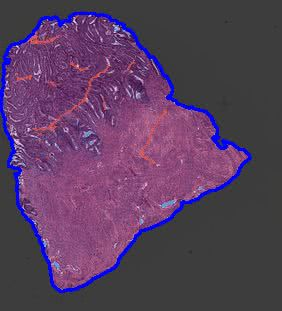
#> input picture _images/artifacts.jpg, 282 x 311 px
$ python -i slide.py   (imports and definitions only)
#> lines starting #> are read from the running program, lines starting #| are printed output that depends on the picture
### src/histo_kit/slide/backends/numpy.py
import numpy as np
from typing import Optional
from PIL import Image
from .base import BaseSlideBackend

class NumpyBackend(BaseSlideBackend):

    def __init__(self, data: np.array):
        self._slide = data
        self._properties = {"mode": self._detect_image_mode(data)}

    # [5 lines left out: function read_region, not called in this run]

    @property
    def level_downsamples(self):
        return [1.0]

    # [9 lines left out: function level_dimensions, not called in this run]

    @property
    def level_count(self):
        return 1

    @property
    def properties(self):
        return self._properties

    @property
    def mag(self) -> Optional[float]:
        return None

    @property
    def mpp(self) -> Optional[float]:
        return None

    def _detect_image_mode(self, data: np.ndarray):
        if data.ndim == 2:

            if data.dtype == bool:
                return "1" # binary (1-bit) - boolean

            if data.dtype == np.uint8:
                unique_vals = np.unique(data)

                if set(unique_vals).issubset({0, 1}) or set(unique_vals).issubset({0, 255}):
                    return "1" # binary (1-bit) - either 0/1 or 0/255

                return "L" # grayscale uint8 (2D)

            if np.issubdtype(data.dtype, np.floating):
                return "F" # float32 (2D)

            if data.dtype == np.int32:
                return "I" # int32 (2D)

            raise NotImplementedError(f"Unsupported dtype for 2D data: {data.dtype}")

        elif data.ndim == 3:
            channels = data.shape[2]

            if channels == 3:
                return "RGB"
            elif channels == 4:
                return "RGBA"

            raise NotImplementedError(f"Unsupported number of channels: {channels}")

        else:
            raise NotImplementedError(f"Unsupported data shape: {data.shape}")

### src/histo_kit/slide/slide.py
from typing import Optional, List
import numpy as np
from PIL import Image
from openslide import OpenSlideUnsupportedFormatError
from .backends.numpy import NumpyBackend
from .backends.openslide import OpenSlideBackend
from .backends.pil import PILBackend
from .backends.base import BaseSlideBackend
from .bbox import BBoxMode, BBox
from typing import Union, Sequence

class Slide:
    """
    Whole-slide image reader. Uses OpenSlide and PIL backends to support a wide range of formats.

    Automatically selects an appropriate backend (OpenSlide or PIL) based on
    the file format. Provides unified access to slide metadata and region
    reading at arbitrary magnifications, resolutions, or pyramid levels.

    Parameters
    ----------
    data : str
        Path to the slide file.
    mag : float, optional
        Known magnification for the slide. Overrides the value read from
        slide metadata.
    mpp : float, optional
        Microns per pixel for the slide. Overrides the value read from
        slide metadata.
    ref_mag : float, optional
        Reference magnification used for mag/mpp conversion.
        Defaults to :attr:`REF_MAG`.
    ref_mpp : float, optional
        Reference microns per pixel used for mag/mpp conversion.
        Defaults to :attr:`REF_MPP`.

    Attributes
    ----------
    REF_MAG : float
        Class-level default reference magnification (``10``).
    REF_MPP : float
        Class-level default reference microns per pixel (``1``).
    MAG_PRECISION : int
        Number of decimal places for magnification rounding (``2``).
    MPP_PRECISION : int
        Number of decimal places for MPP rounding (``4``).

    Examples
    --------
    >>> slide = Slide("path/to/slide.svs", mag=20.0)
    >>> region = slide.read_region([0, 0, 512, 512], mag=20.0)
    """

    REF_MAG = 10
    REF_MPP = 1
    MAG_PRECISION = 2
    MPP_PRECISION = 4

    def __init__(self, data: Union[str, np.ndarray, Image.Image], mag: Optional[float] = None, mpp: Optional[float] = None,
                 ref_mag: Optional[float] = None, ref_mpp: Optional[float] = None, rescale_method: Optional[Image.Resampling] = None):
        self._backend: BaseSlideBackend = self._select_backend(data)
        self._mag, self._mpp = self._resolve_scale(user_mag=mag, user_mpp=mpp)
        self._ref_mag = self.REF_MAG if ref_mag is None else ref_mag
        self._ref_mpp = self.REF_MPP if ref_mpp is None else ref_mpp
        self.rescale_method = rescale_method if rescale_method is not None else self._select_rescale_method()

    def _select_rescale_method(self) -> Image.Resampling:
        if isinstance(self._backend, OpenSlideBackend):
            return Image.Resampling.LANCZOS
        elif isinstance(self._backend, PILBackend) and self._backend.properties.get("PIL_mode", "").startswith("RGB"):
            return Image.Resampling.LANCZOS
        else:
            return Image.Resampling.NEAREST

    @staticmethod
    def _select_backend(data: str | np.ndarray | Image.Image) -> BaseSlideBackend:
        """
        Select and initialize the appropriate slide backend for the given input.

        The function chooses a backend depending on the type and format of the input:

        - If `data` is a NumPy array, it returns a `NumpyBackend`.
        - If `data` is a string (path to a slide file), it first tries to open it with `OpenSlideBackend`.
          If the file format is unsupported or cannot be opened, it falls back to `PILBackend`.
        - If `data` is already a `PIL.Image.Image`, it will use `PILBackend`.

        Parameters
        ----------
        data : str | np.ndarray | PIL.Image.Image
            Input slide, which can be:
            - a file path (str) to a slide image
            - a NumPy array representing the slide
            - a PIL Image object

        Returns
        -------
        BaseSlideBackend
            An initialized backend instance suitable for reading the input slide.

        Raises
        ------
        TypeError
            If `data` is not one of the supported types.
        """
        if isinstance(data, np.ndarray):
            return NumpyBackend(data)
        if isinstance(data, Image.Image):
            return PILBackend(data)
        if isinstance(data, str):
            try:
                return OpenSlideBackend(data)
            except (OpenSlideUnsupportedFormatError, OSError):
                return PILBackend(data) # try PIL as a fallback for unsupported formats or if OpenSlide fails to open the file
        raise TypeError(f"Unsupported type for backend selection: {type(data)}")

    def _resolve_scale(self, user_mag, user_mpp):
        """
        Resolve effective magnification and MPP from user input and backend metadata.

        User-supplied values take priority over metadata. If only one of
        ``mag`` or ``mpp`` is available, the other is derived using the
        reference constants.

        Parameters
        ----------
        user_mag : float or None
            Magnification value supplied by the caller.
        user_mpp : float or None
            Microns-per-pixel value supplied by the caller.

        Returns
        -------
        mag : float or None
            Resolved magnification.
        mpp : float or None
            Resolved microns per pixel.
        """

        mag = user_mag if user_mag is not None else self._backend.mag
        mpp = user_mpp if user_mpp is not None else self._backend.mpp

        if mag is None and mpp is not None:
            mag = self._ref_mag * self._ref_mpp / mpp

        elif mpp is None and mag is not None:
            mpp = self._ref_mag * self._ref_mpp / mag

        return mag, mpp

    # [474 lines left out: functions ref_mag, assoctiated_images, mag, mpp, level_downsamples, level_dimensions and 13 more, not called in this run]

>>> import cv2
>>> picture = cv2.imread('../../../_images/artifacts.jpg', cv2.IMREAD_GRAYSCALE)
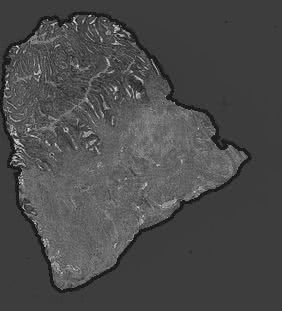
#> picture: shape (311, 282); min 0, max 237, mean 74.7
>>> result = Slide(picture).read_region()
#> in _detect_image_mode, `unique_vals = np.unique(data)`: unique_vals = 217 values from 0 to 237
#> in __init__, `self._properties = {"mode": self._detect_image_mode(data)}`: self._properties = {'mode': 'L'}
#> (the run stopped early here; a loop or call above may not have finished)

$ run again, on _images/raw_small.jpg
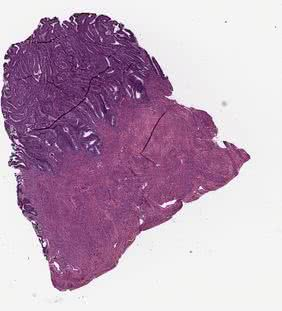
#> input picture _images/raw_small.jpg, 282 x 311 px
#> `picture = cv2.imread('../../../_images/artifacts.jpg', cv2.IMREAD_GRAY..`:
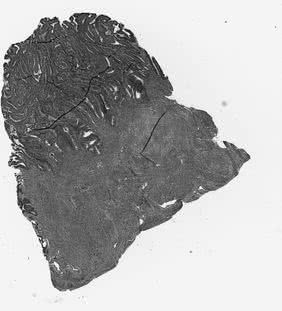
#> picture: shape (311, 282); min 0, max 255, mean 172.7
#> unique_vals = 251 values from 0 to 255
#> self._properties = {'mode': 'L'}
